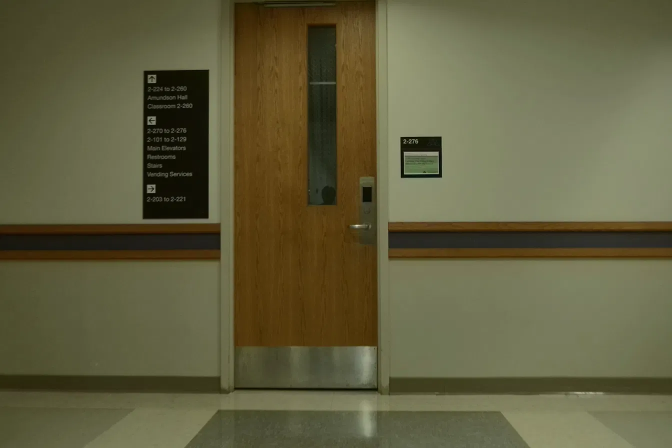
#> input picture image.png, 1344 x 896 px (shown at 1/2 size)
$ python -i direct.py   (imports and definitions only)
#> lines starting #> are read from the running program, lines starting #| are printed output that depends on the picture; after the words box and inside, x2 and y2 are one past the last pixel; in counts of white or black regions, pixels touching at a corner belong together
"""
adaptive_reasoning/evidence/direct.py — the DIRECT-READ path.

When a sign's relationship to the goal is unambiguous from the evidence alone
(the goal's text line is present AND that line carries exactly one clear arrow
icon), the scheduler can decide WITHOUT a VLM call.  This module provides:

  detect_arrows(img)        -> arrow icons in a plate crop (direction + confidence)
  resolve_direct(...)       -> (direction | None, confidence, reason)   conservative
  CLI: evaluate on crops + annotations, report coverage/precision per bag

It is deliberately CONSERVATIVE: anything short of "one goal line, one clear
arrow, all arrows on the plate agree or are row-separable" returns None and the
gate falls through to the VLM.  A wrong direct read costs a wrong turn, so the
precision of this path must be measured (see `evaluate`) before the paper
claims it.  docTR reads text, not icons; arrows on institutional signage are
almost always icons, which is exactly why this module exists.

Integration (three touch points, see NOTES at the bottom of the file):
  1. dump_features: per plate record, add  "direct": {"direction", "conf", "reason"}
  2. gate.tick:     if fast_path and ell >= tau and rec.direct.direction and
                    rec.direct.conf >= DIRECT_MIN_CONF -> DECIDED, source="direct", no fire
  3. render_submission already shows source "ocr"/"direct" decisions with 0 calls
"""
from __future__ import annotations

import argparse
import csv
import glob
import json
import math
import os
from collections import Counter
from dataclasses import dataclass, asdict
from pathlib import Path

import numpy as np

DIRECTIONS = ("left", "right", "up", "down")
DIRECT_MIN_CONF = 0.70          # gate trusts direct reads at/above this; RE-TUNE on the tune split via `evaluate`


@dataclass
class Arrow:
    cx: float
    cy: float
    w: float
    h: float
    direction: str
    conf: float


# ----------------------------------------------------------------- detector --
def _components(binary: np.ndarray):
    import cv2
    n, labels, stats, cents = cv2.connectedComponentsWithStats(binary, connectivity=8)
    for i in range(1, n):
        x, y, w, h, area = stats[i]
        yield i, x, y, w, h, area, labels


def _arrow_from_mask(mask: np.ndarray) -> tuple[str | None, float]:
    """Classify one connected component as an arrow: returns (direction, conf)."""
    import cv2
    cnts, _ = cv2.findContours(mask, cv2.RETR_EXTERNAL, cv2.CHAIN_APPROX_NONE)
    if not cnts:
        return None, 0.0
    c = max(cnts, key=cv2.contourArea)
    area = cv2.contourArea(c)
    if area < 30:
        return None, 0.0
    hull = cv2.convexHull(c)
    solidity = area / max(cv2.contourArea(hull), 1e-6)
    # arrows are concave (head + shaft): solidity typically 0.45..0.85
    if not (0.40 <= solidity <= 0.88):
        return None, 0.0
    pts = c.reshape(-1, 2).astype(np.float64)
    mu = pts.mean(0)
    cov = np.cov((pts - mu).T)
    evals, evecs = np.linalg.eigh(cov)
    axis = evecs[:, np.argmax(evals)]          # principal axis (unit)
    perp = np.array([-axis[1], axis[0]])
    proj = (pts - mu) @ axis
    spread_pos = np.std((pts[proj > 0] - mu) @ perp) if (proj > 0).sum() > 5 else 0
    spread_neg = np.std((pts[proj < 0] - mu) @ perp) if (proj < 0).sum() > 5 else 0
    if spread_pos == 0 or spread_neg == 0:
        return None, 0.0
    # the pointed (head) end has LARGER perpendicular spread (the barbs) than the shaft end
    ratio = max(spread_pos, spread_neg) / min(spread_pos, spread_neg)
    if ratio < 1.35:
        return None, 0.0
    tip = axis if spread_pos > spread_neg else -axis
    ang = math.degrees(math.atan2(tip[1], tip[0]))   # image coords: +y is down
    if -45 <= ang < 45:
        d = "right"
    elif 45 <= ang < 135:
        d = "down"
    elif -135 <= ang < -45:
        d = "up"
    else:
        d = "left"
    # confidence: asymmetry strength + closeness to a clean arrow's solidity (~0.70)
    conf = min(1.0, 0.5 * min((ratio - 1.35) / 1.0, 1.0) + 0.5 * (1 - abs(solidity - 0.70) / 0.25))
    return d, float(max(conf, 0.0))


def detect_arrows(img: np.ndarray, text_boxes: list | None = None) -> list[Arrow]:
    """Find arrow icons in a plate crop (RGB or BGR uint8).  Tries both polarities
    (dark-on-light and light-on-dark plates).  Rejects components that sit in a
    row of similar-height neighbours (those are letters, not icons)."""
    import cv2
    g = cv2.cvtColor(img, cv2.COLOR_RGB2GRAY) if img.ndim == 3 else img
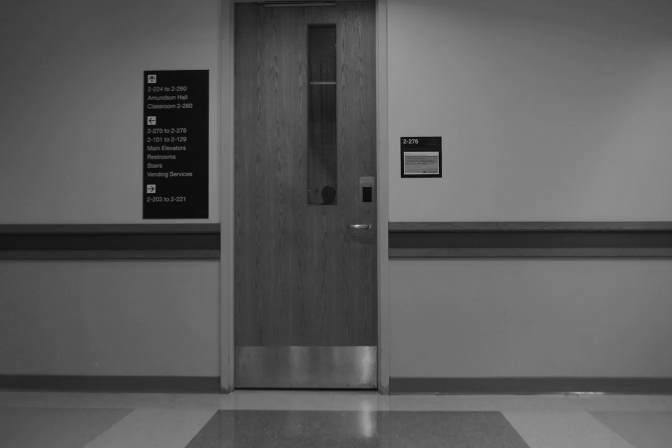
#> g: shape (896, 1344) (shown at 1/2 size); min 0, max 229, mean 91.5
    g = cv2.GaussianBlur(g, (3, 3), 0)
    Hh, Ww = g.shape
#> Hh = 896; Ww = 1344
    out: list[Arrow] = []
    for pol in (cv2.THRESH_BINARY, cv2.THRESH_BINARY_INV):
        _, b = cv2.threshold(g, 0, 255, pol + cv2.THRESH_OTSU)
        b = cv2.morphologyEx(b, cv2.MORPH_OPEN, np.ones((2, 2), np.uint8))
        comps = list(_components(b))
        for i, x, y, w, h, area, labels in comps:
            if area < 0.0004 * Hh * Ww or area > 0.08 * Hh * Ww:
                continue
            if not (0.35 <= w / max(h, 1) <= 2.8):
                continue
            # letters live in rows: count similar-height components in the same y-band nearby
            row_mates = sum(1 for j, x2, y2, w2, h2, a2, _ in comps
                            if j != i and abs((y2 + h2 / 2) - (y + h / 2)) < 0.5 * h
                            and 0.6 <= h2 / max(h, 1) <= 1.6 and abs(x2 - x) < 6 * h)
            if row_mates >= 3:
                continue
            if text_boxes and any(_inside((x + w / 2, y + h / 2), tb) for tb in text_boxes):
                continue
            mask = (labels[y:y + h, x:x + w] == i).astype(np.uint8) * 255
            d, conf = _arrow_from_mask(mask)
            if d is not None and conf > 0.3:
                out.append(Arrow(float(x + w / 2), float(y + h / 2), float(w), float(h), d, float(conf)))
#> this loop made 2 passes
#> pass 1, in detect_arrows, `_, b = cv2.threshold(g, 0, 255, pol + cv2.THRESH_OTSU)`:
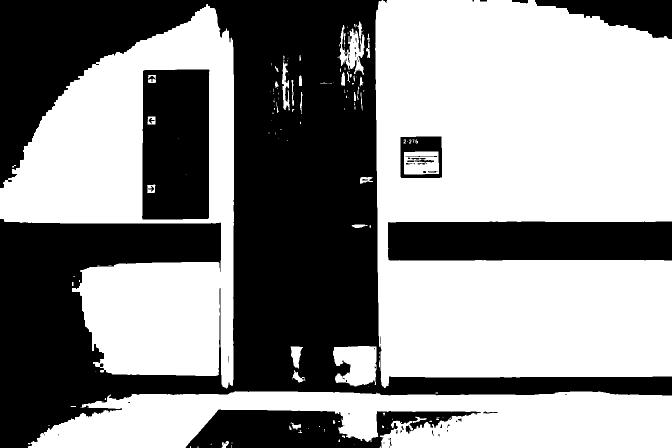
#> b: shape (896, 1344) (shown at 1/2 size); 55.9% white; 61 black regions (35 under 20 px), largest, box (x1, y1, x2, y2) and area: (0, 0, 1344, 896) 405719, (776, 443, 1344, 521) 43485, (284, 139, 419, 439) 38901
#> pass 1, in detect_arrows, `b = cv2.morphologyEx(b, cv2.MORPH_OPEN, np.ones((2, 2), np.uint8))`:
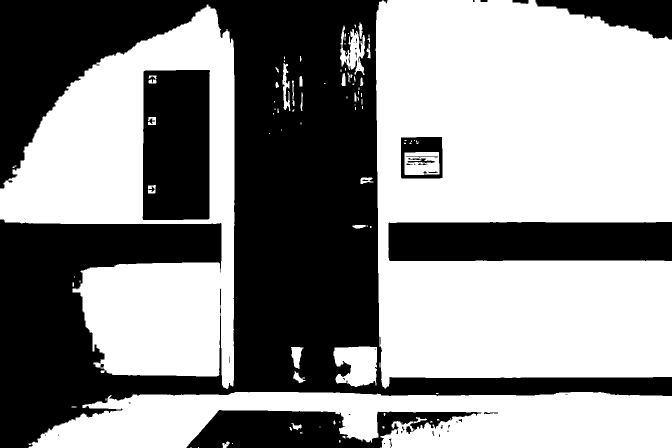
#> b: shape (896, 1344) (shown at 1/2 size); 55.7% white; 49 black regions (28 under 20 px), largest, box (x1, y1, x2, y2) and area: (0, 0, 1344, 896) 407551, (777, 444, 1344, 522) 43408, (285, 140, 420, 440) 39089
#> pass 2, in detect_arrows, `b = cv2.morphologyEx(b, cv2.MORPH_OPEN, np.ones((2, 2), np.uint8))`:
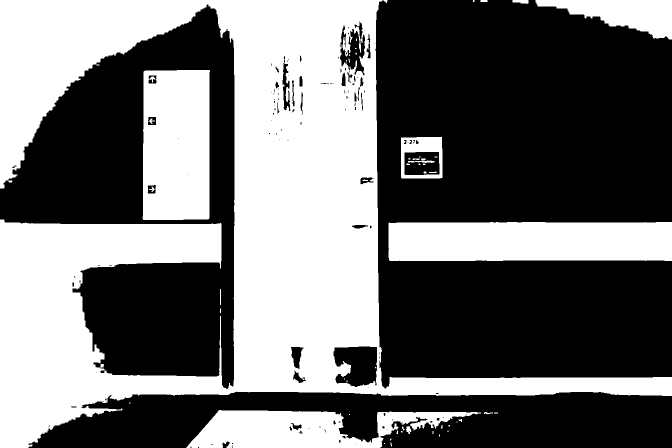
#> b: shape (896, 1344) (shown at 1/2 size); 44.2% white; 55 white regions (31 under 20 px), largest, box (x1, y1, x2, y2) and area: (0, 0, 1344, 896) 407018, (777, 444, 1344, 522) 43407, (285, 140, 420, 440) 38899
#> after the loop:
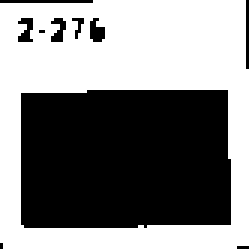
#> mask: shape (83, 83) (shown 3 times larger); 52.1% white; 10 black regions (4 under 20 px), largest, box (x1, y1, x2, y2) and area: (7, 30, 77, 76) 3144, (0, 0, 31, 1) 31, (30, 6, 35, 14) 29, (6, 6, 11, 14) 27, (17, 6, 22, 14) 25, (82, 0, 83, 23) 23
#> after the loop, out = 1 item
    # icon-box pass: a light, square-ish icon (solid) that contains a dark arrow.
    # Global thresholds merge that arrow with a dark plate; threshold INSIDE the icon instead.
    _, lb = cv2.threshold(g, 0, 255, cv2.THRESH_BINARY + cv2.THRESH_OTSU)
    for i, x, y, w, h, area, labels in _components(lb):
        if area < 0.0005 * Hh * Ww or area > 0.12 * Hh * Ww or not (0.5 <= w / max(h, 1) <= 2.0):
            continue
        fill = area / float(w * h)
        if fill < 0.35:                      # a thick arrow cutout lowers fill; letters are far lower
            continue
        roi = g[y:y + h, x:x + w]
        _, ib = cv2.threshold(roi, 0, 255, cv2.THRESH_BINARY_INV + cv2.THRESH_OTSU)
        ib[[0, -1], :] = 0; ib[:, [0, -1]] = 0          # cut anything touching the icon border
        n2, lab2, st2, _ = cv2.connectedComponentsWithStats(ib, connectivity=8)
        if n2 < 2:
            continue
        j = 1 + int(np.argmax(st2[1:, cv2.CC_STAT_AREA]))
        if st2[j, cv2.CC_STAT_AREA] < 0.08 * w * h:      # too small to be the icon's glyph
            continue
        mask = (lab2 == j).astype(np.uint8) * 255
        d, conf = _arrow_from_mask(mask)
        if d is not None:
            out.append(Arrow(float(x + w / 2), float(y + h / 2), float(w), float(h), d,
                             float(min(1.0, conf + 0.2))))   # icon context is strong evidence
#> this loop made 138 passes
#> (x, y, w, h) on passes 1, 2, 3, 8, 9, 13, 18, 20, 23, 25, 27, 28: (750, 0, 594, 776), (0, 8, 468, 769), (678, 42, 51, 108), (688, 66, 3, 28), (732, 67, 8, 49), (599, 110, 3, 12), (564, 125, 16, 96), (550, 132, 7, 12), (694, 143, 6, 22), (682, 144, 8, 28), (700, 148, 4, 7), (296, 150, 16, 16)
#> (fill, n2, j, conf) on pass 95: (0.599, 3, 1, 0.379)
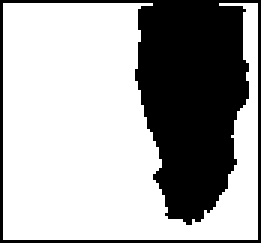
#> ib: shape (81, 87) (shown 3 times larger); 65.3% white; 1 black region, box (x1, y1, x2, y2) and area: (0, 0, 87, 81) 2447
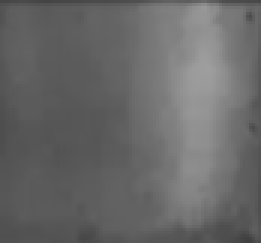
#> roi: shape (81, 87) (shown 3 times larger); min 63, max 158, mean 103.9
#> after the loop, out = 2 items
    # de-duplicate across polarities (same icon found twice): keep higher conf
    out.sort(key=lambda a: -a.conf)
    kept: list[Arrow] = []
    for a in out:
        if all(abs(a.cx - k.cx) > 0.5 * max(a.w, k.w) or abs(a.cy - k.cy) > 0.5 * max(a.h, k.h)
               for k in kept):
            kept.append(a)
#> after the loop, kept = 1 item
    return kept


def _inside(p, box) -> bool:
    x0, y0, x1, y1 = box
    return x0 <= p[0] <= x1 and y0 <= p[1] <= y1


# ----------------------------------------------------------------- resolver --
# [25 lines left out: function resolve_direct, not called in this run]


UPSCALE_TO = 900   # small (far) crops are upscaled before detection; tiny icons lose their shape otherwise


# [69 lines left out: functions direct_for_crop, _annot_dir, evaluate, not called in this run]


# [16 lines not run here, left out]

# NOTES — wiring (needs gate.py / dump_features.py / detect.py, which I haven't seen):
#  * dump_features: where each plate record is built, call
#        rec["direct"] = direct_for_crop(plate_crop, goal_matched=(R_struct >= 1.0),
#                                        goal_line_box=<box of matched line if detect.py keeps lines>,
#                                        n_lines=<line count>, text_boxes=<line boxes>)
#    so the jsonl carries the direct read and the gate/table/video all use the same numbers.
#  * gate.tick (fast_path): when the top plate is sufficient (ell >= tau) and
#        rec.direct.direction and rec.direct.conf >= DIRECT_MIN_CONF
#    transition ARMED -> DECIDED with decision = rec.direct.direction, source = "direct",
#    WITHOUT firing.  Everything else falls through to the existing fire rule.
#  * Report in the paper: coverage and precision from `evaluate` on the eval split.

>>> import cv2
>>> picture = cv2.cvtColor(cv2.imread('../../image.png'), cv2.COLOR_BGR2RGB)
>>> result = detect_arrows(picture)
#> result = 1 item
